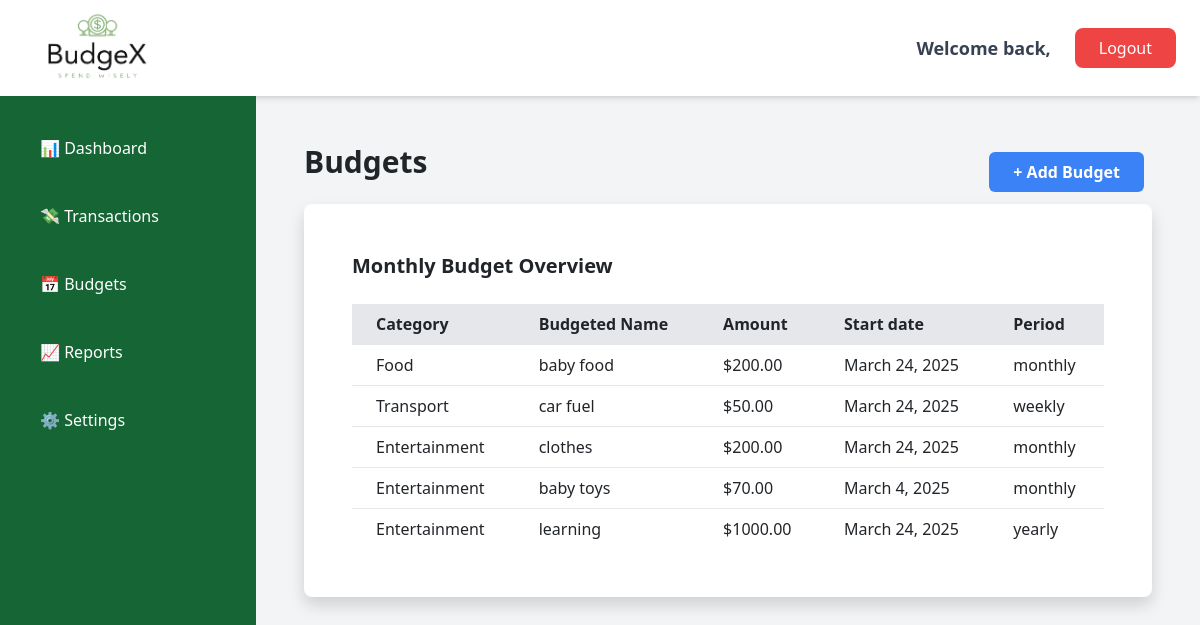
Page /budget on the committed database.
### budgex_app/models.py (models this page shows)
class Budget(models.Model):
    CURRENCY_CHOICES = [
        ('USD', 'United States Dollar'),
        ('EUR', 'Euro'),
        ('GBP', 'British Pound'),
    ]
    RECURRENCE_CHOICES = [
        ('once', 'Once'),
        ('daily', 'Daily'),
        ('weekly', 'Weekly'),
        ('biweekly', 'Biweekly'),
        ('monthly', 'Monthly'),
        ('yearly', 'Yearly'),
    ]
    user = models.ForeignKey(User, on_delete=models.CASCADE, related_name="budgets")
    name = models.CharField(max_length=255, blank=False, null=False)
    amount = models.DecimalField(max_digits=10, decimal_places=2, blank=True, null=True)
    currency = models.CharField(max_length=3, choices=CURRENCY_CHOICES, default='USD')
    category = models.ForeignKey(Category, on_delete=models.CASCADE, related_name="budgets")
    recurrence = models.CharField(max_length=10, choices=RECURRENCE_CHOICES, default='monthly')
    start_date = models.DateField()

class Category(models.Model):
    name = models.CharField(max_length=100, unique=True)
    created_at = models.DateTimeField(auto_now_add=True)
    updated_at = models.DateTimeField(auto_now=True)

### budgex_app/views.py (the view)
# urls.py: path('budget',views.budget,name='budget'),
def budget(request):
    budgets=Budget.objects.all()
    context={
        'budgets':budgets
    }
    return render(request,"budget.html",context)

### budgex_app/templates/budget.html
{% extends "layout.html" %}
{% block content %}
        <div class="flex-1 p-6">
            <a href="{%url 'addbudget'%}" class="bg-blue-500 hover:bg-blue-700 text-white font-bold py-2 px-4 rounded float-end m-2">
                + Add Budget
                </a>
            <h1 class="text-3xl font-semibold mb-6">Budgets</h1>
            <div class="bg-white p-5 rounded-lg shadow">
                <h3 class="text-xl font-semibold mb-4">Monthly Budget Overview</h3>
                <table class="w-full">
                    <thead>
                        <tr class="bg-gray-200">
                            <th class="py-2 px-4">Category</th>
                            <th class="py-2 px-4">Budgeted Name</th>
                            <th class="py-2 px-4">Amount</th>
                            <th class="py-2 px-4">Start date</th>
                            <th class="py-2 px-4">Period</th>
                        </tr>
                    </thead>
                    <tbody>
                        {% for budget in budgets %}
                            <tr class="border-t">
                                <td class="py-2 px-4">{{ budget.category.name }}</td>
                                <td class="py-2 px-4">{{ budget.name }}</td>
                                <td class="py-2 px-4">${{ budget.amount }}</td>
                                <td class="py-2 px-4">{{ budget.start_date }}</td>
                                <td class="py-2 px-4">{{ budget.recurrence }}</td>
                            </tr>
                        {% endfor %}
                    </tbody>
                </table>
            </div>
        </div>
    </div>
{% endblock %}

### budgex_app/templates/layout.html (shortened to what this page needs)
{% load static %}
<!DOCTYPE html>
<html lang="en">
<head>
    <script src="https://cdn.tailwindcss.com"></script>
    <link href="https://cdn.jsdelivr.net/npm/bootstrap@5.3.3/dist/css/bootstrap.min.css" rel="stylesheet">
</head>
<body class="bg-gray-100">
    <nav class="bg-white shadow-md px-4 flex justify-between ">
        <a href="#"><img class="h-24" src="{% static 'images/logo.png' %}" alt="BudgeX Logo"></a>
        <div class="flex items-center gap-4">
            <h5 class="text-lg font-semibold text-gray-700">Welcome back, {{ username }}</h5>
            <a href="{% url 'logout' %}" class="bg-red-500 text-white px-4 py-2 rounded-lg hover:bg-red-600 transition">Logout</a>
        </div>
    </nav>
    <div class="flex h-screen">
        <div class="w-64 bg-green-800 text-white p-6">
            <ul class="space-y-3">
                <li class="hover:bg-green-700 p-3 rounded-lg transition"><a href="{% url 'index' %}" class="block">📊 Dashboard</a></li>
                <li class="hover:bg-green-700 p-3 rounded-lg transition"><a href="{% url 'transactions' %}" class="block">💸 Transactions</a></li>
                <li class="hover:bg-green-700 p-3 rounded-lg transition"><a href="{% url 'budget' %}" class="block">📅 Budgets</a></li>
                <li class="hover:bg-green-700 p-3 rounded-lg transition"><a href="{% url 'reports' %}" class="block">📈 Reports</a></li>
                <li class="hover:bg-green-700 p-3 rounded-lg transition"><a href="{% url 'settings' %}" class="block">⚙️ Settings</a></li>
            </ul>
        </div>
        <div class="flex-1 p-6">
            {% block content %}
            {% endblock %}
        </div>
</body>
</html>

### rows in the picture
Budget: category.name "Food", name "baby food", amount "200.00", start_date "March 24, 2025", recurrence "monthly"
Budget: category.name "Transport", name "car fuel", amount "50.00", start_date "March 24, 2025", recurrence "weekly"
Budget: category.name "Entertainment", name "clothes", amount "200.00", start_date "March 24, 2025", recurrence "monthly"
Budget: category.name "Entertainment", name "baby toys", amount "70.00", start_date "March 4, 2025", recurrence "monthly"
Budget: category.name "Entertainment", name "learning", amount "1000.00", start_date "March 24, 2025", recurrence "yearly"
